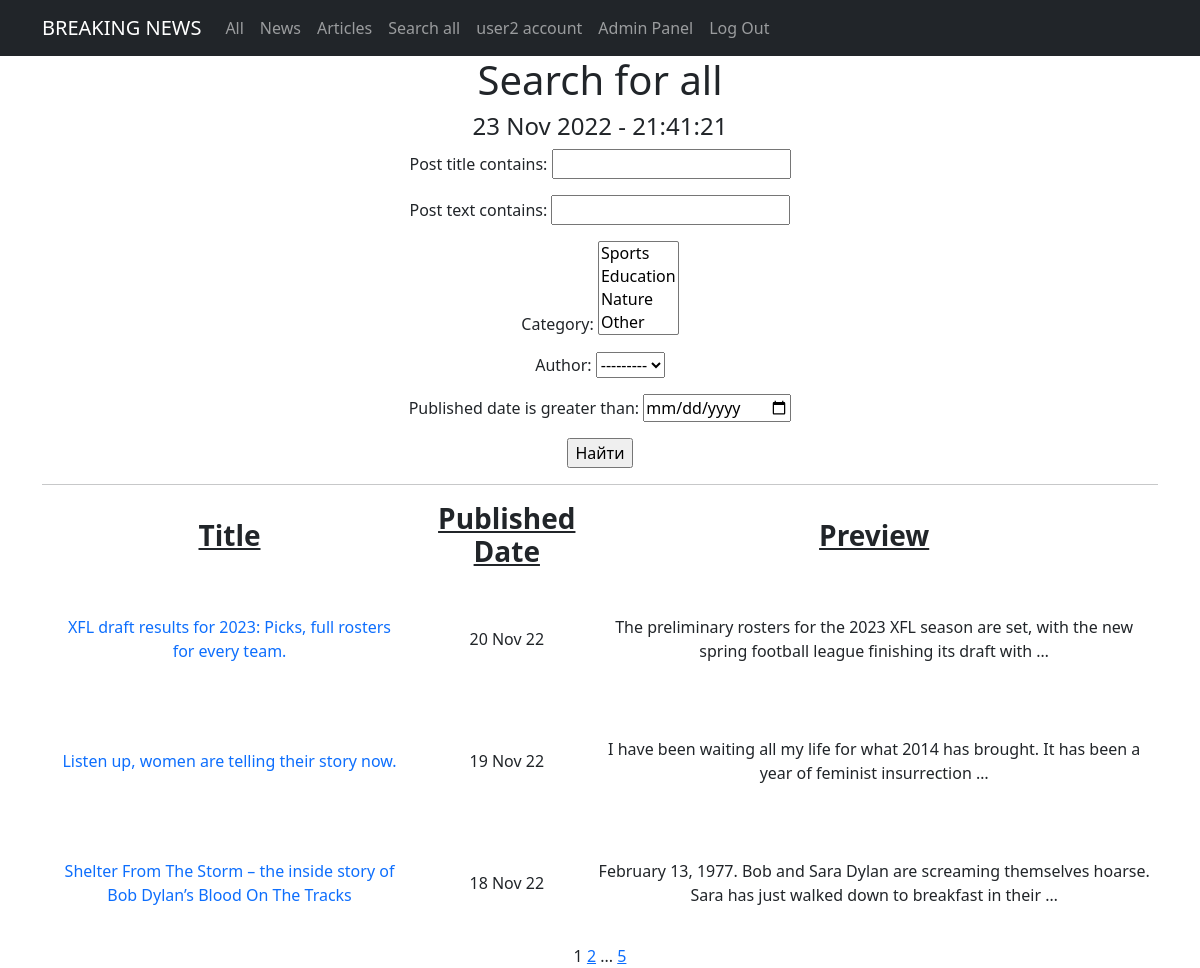
Screenshot of /search/ (signed in) with the database file from the repository.
### newsportal/models.py (models this page shows, shortened)
class Category(models.Model):
    category = models.CharField(unique=True, max_length=100)
    def __str__(self):
        return f'{self.category}'

class Post(models.Model):
    author = models.ForeignKey(Author, on_delete=models.CASCADE)
    type = models.CharField(max_length=2, choices=TYPES, default=news)
    published_date = models.DateTimeField(auto_now_add=True)
    post_title = models.CharField(max_length=100)
    post_text = models.TextField()
    category = models.ManyToManyField(Category, through="PostCategory")
    post_rating = models.IntegerField(default=0)

### newsportal/views.py (the view)
# urls.py: path('search/', PostSearch.as_view(), name='post_search'),
class PostSearch(PostsList):
    template_name = 'post_search.html'

### newsportal/models.py (called while the page is built)
    def __str__(self):
        return f'{self.user.username}'

### newsportal/templatetags/custom_filters.py (called while the page is built)
@register.filter()
def censor(text):
    if isinstance(text, str):
        wordstocensor = ['fool', 'death', 'suffer']
        text = re.split('(\W+)', text)
        for i, j in enumerate(text):
            for k in wordstocensor:
                if k in j.lower():
                    text[i] = text[i][0] + '*'*(len(text[i]) - 1)
        return ''.join(text)
    else:
        raise Exception("This filter is applicable only to the <class 'str'>")

### newsportal/templatetags/custom_tags.py (called while the page is built)
@register.simple_tag()
def current_time(format_string='%d %b %Y - %H:%M:%S'):
    return datetime.now().astimezone().strftime(format_string)

@register.simple_tag(takes_context=True)
def url_replace(context, **kwargs):
   d = context['request'].GET.copy()
   for k, v in kwargs.items():
       d[k] = v
   return d.urlencode()

### newsportal/views.py (called while the page is built)
    def get_queryset(self):
        queryset = super().get_queryset()
        self.filterset = PostFilter(self.request.GET, queryset)
        return self.filterset.qs

    def get_context_data(self, **kwargs):
        context = super().get_context_data(**kwargs)
        context['filterset'] = self.filterset
        return context

### templates/post_search.html (shortened to what this page needs)
{% extends 'posts.html' %}
{% load custom_filters %}
{% load custom_tags %}
{% block content %}
<h1>Search for all</h1>
<h4>{% current_time '%d %b %Y - %H:%M:%S' %}</h4>
   <form action="" method="get">
       {{ filterset.form.as_p }}
       <input type="submit" value="Найти" />
   </form>
<hr>
   {% if posts %}
       <table>
           <tr>
               <td><h3><span style="text-decoration: underline;"><strong>Title</strong></span></h3></td>
               <td><h3><span style="text-decoration: underline;"><strong>Published Date</strong></span></h3></td>
               <td><h3><span style="text-decoration: underline;"><strong>Preview</strong></span></h3></td>
           </tr>
           {% for post in posts %}
           <tr>
               {% if post.type == 'NW' %}
               <td><a class="nav-link" href="/news/{{post.pk}}">{{ post.post_title|censor }}</a></td>
               {% elif post.type == 'AR' %}
               <td><a class="nav-link" href="/articles/{{post.pk}}">{{ post.post_title|censor }}</a></td>
               {% endif %}
               <td>{{ post.published_date|date:'d M y' }}</td>
               <td>{{ post.post_text|truncatewords:20|censor }}</td>
               <td><p>&nbsp;</p><p>&nbsp;</p><p>&nbsp;</p></td>
           </tr>
           {% endfor %}
       </table>
   {% else %}
       <h2>Nothing here</h2>
   {% endif %}
{% endblock content %}

### templates/flatpages/default.html (shortened to what this page needs)
<!DOCTYPE html>
<html lang="en">
    <head>
        {% load static %}
        <link href="{% static 'css/styles.css' %}" rel="stylesheet" />
    </head>
    <body>
        <nav class="navbar navbar-expand-lg navbar-dark bg-dark static-top">
            <div class="container">
                <a class="navbar-brand" href="#">BREAKING NEWS</a>
                <div class="collapse navbar-collapse" id="navbarResponsive">
                    <ul class="navbar-nav ml-auto">
                        {% block view %}
                        <li class="nav-item active">
                            <a class="nav-link" href="/">All</a>
                        </li>
                        <li class="nav-item">
                            <a class="nav-link" href="/news/">News</a>
                        </li>
                        <li class="nav-item">
                            <a class="nav-link" href="/articles/">Articles</a>
                        </li>
                        {% endblock view %}
                        {% block content2 %}
                        {% endblock content2 %}
                        {% block account %}
                        <li class="nav-item">
                            <a class="nav-link" href="/account/">{{ request.user.username }} account</a>
                        </li>
                        {% endblock account %}
                        <li class="nav-item">
                            <a class="nav-link" href="/admin/">Admin Panel</a>
                        </li>
                        {% block blogout %}
                        <li class="nav-item">
                            <a class="nav-link" href="/sign/logout/">Log Out</a>
                        </li>
                        {% endblock blogout %}
                    </ul>
                </div>
            </div>
        </nav>
        <div class="container">
            <div class="row">
                <div class="col-lg-12 text-center">
                    {% block content %}{% endblock content %}
                    {% block content3 %}
                    {% endblock content3 %}
                </div>
            </div>
        </div>
    </body>
</html>

### rows the page displays
Category: category "Sports / Education / Nature / Other"
Post: post_title|censor "XFL draft results for 2023: Picks, full rosters for every team.", published_date "20 Nov 22", post_text|censor "The preliminary rosters for the 2023 XFL season are set, with the new spring football league finishing its draft with …"
Post: post_title|censor "Listen up, women are telling their story now.", published_date "19 Nov 22", post_text|censor "I have been waiting all my life for what 2014 has brought. It has been a year of feminist insurrection …"
Post: post_title|censor "Shelter From The Storm – the inside story of Bob Dylan’s Blood On The Tracks", published_date "18 Nov 22", post_text|censor "February 13, 1977. Bob and Sara Dylan are screaming themselves hoarse. Sara has just walked down to breakfast in their …"

### other values shown
{{ request.user.username }} "user2"
{{ page_obj.number }} "1"
{{ page_obj.next_page_number }} "2"
{{ page_obj.paginator.num_pages }} "5"
